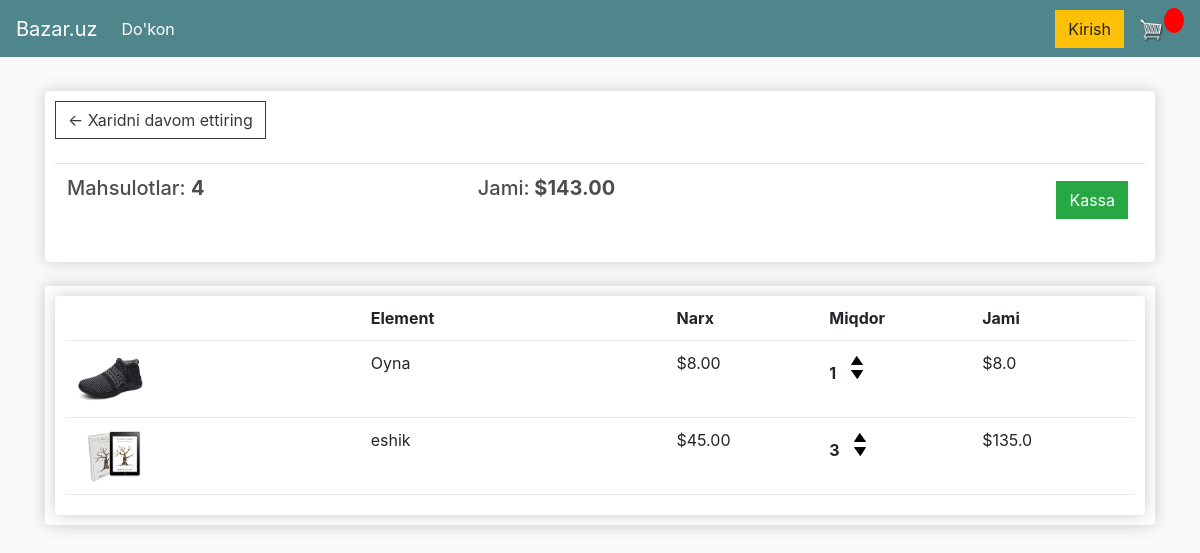
The app's page /cart/ (signed in) with its own data.
### store/models.py (models this page shows, shortened)
class Order(models.Model):
    customer = models.ForeignKey(Customer, on_delete = models.SET_NULL, null=True, blank=True)
    date_ordered = models.DateTimeField(auto_now_add=True)
    complete = models.BooleanField(default=False)
    transaction_id = models.CharField(max_length=200, null=True)
    @property
    def get_cart_total(self):
        orderitems = self.orderitem_set.all()
        total = sum([item.get_total for item in orderitems ])
        return total
    @property
    def get_cart_items(self):
        orderitems = self.orderitem_set.all()
        total = sum([item.quantity for item in orderitems ])
        return total

class OrderItem(models.Model):
    product =  models.ForeignKey(Product, on_delete = models.SET_NULL, null=True)
    order =  models.ForeignKey(Order, on_delete = models.SET_NULL, null=True)
    quantity = models.IntegerField(default=0, null=True, blank=True)
    date_added = models.DateTimeField(auto_now_add=True)
    @property
    def get_total(self):
        total = self.product.price * self.quantity
        return total

class Product(models.Model):
    name = models.CharField(max_length=200)
    price = models.FloatField()
    digital = models.BooleanField(default=False, null=True, blank=True)
    image = models.ImageField(null=True, blank=True)
    @property
    def imageURL(self):
        try:
            url = self.image.url
        except:
            url=''
        return url

### store/views.py (the view)
# urls.py: path('cart/', views.cart, name = 'cart'),
def cart(request):
    if request.user.is_authenticated:
        customer = request.user.customer
        order, created = Order.objects.get_or_create(customer=customer, complete=False)
        items = order.orderitem_set.all()
    else:
        items=[]
        order = {'get_cart_total':0, 'get_cart_items':0}
    context = {'items':items, 'order':order}
    return render(request, "store/cart.html", context)

### store/templates/store/cart.html
{% extends 'store/main.html' %}
{% load static %}
{% block content %}
<div class="row">
	<div class="col-lg-12">
		<div class="box-element">
            <a  class="btn btn-outline-dark" href="{% url 'store' %}">&#x2190; Xaridni davom ettiring</a>
            <br>
            <br>
            <table class="table">
                <tr>
                    <th><h5>Mahsulotlar: <strong>{{order.get_cart_items }}</strong></h5></th>
                    <th><h5>Jami:<strong> ${{order.get_cart_total |floatformat:2 }}</strong></h5></th>
                    <th>
                        <a  style="float:right; margin:5px;" class="btn btn-success" href="{% url 'checkout' %}">Kassa</a>
                    </th>
                </tr>
            </table>
        </div>
		<br>
		<div class="box-element">
            <div class="box-element">
                <div class="cart-row">
                    <div style="flex:2"></div>
                    <div style="flex:2"><strong>Element</strong></div>
                    <div style="flex:1"><strong>Narx</strong></div>
                    <div style="flex:1"><strong>Miqdor</strong></div>
                    <div style="flex:1"><strong>Jami</strong></div>
                </div>
                {% for item in items %}
                <div class="cart-row">
                    <div style="flex:2"><img class="row-image" src="{{ item.product.imageURL }}"></div>
                    <div style="flex:2"><p>{{ item.product.name }}</p></div>
                    <div style="flex:1"><p>${{ item.product.price | floatformat:2 }}</p></div>
                    <div style="flex:1">
                        <p class="quantity">{{item.quantity}}</p>
                        <div class="quantity">
                            <img data-product="{{item.product.id}}" data-action="add" class="chg-quantity update-cart" src="{% static  'images/arrow-up.png' %}">
							<img data-product="{{item.product.id}}" data-action="remove" class="chg-quantity update-cart" src="{% static  'images/arrow-down.png' %}">
                        </div>
                    </div>
                    <div style="flex:1"><p>${{ item.get_total }}</p></div>
                </div>
                {% endfor %}
		</div>
	</div>
</div>
{% endblock content %}

### static/css/main.css (style rules this page uses)
body { background-color: hsl(0, 0%, 98%); }
h1,h2,h3,h4,h5,h6 { color:hsl(0, 0%, 30%); }
.box-element { box-shadow:hsl(0, 0%, 80%) 0 0 16px; background-color: #fff; border-radius: 4px; padding: 10px; }
.col-lg-4, .col-lg-6, .col-lg-8, .col-lg-12 { margin-top: 10px; }
.btn { border-radius: 0; }
.row-image { width: 100px; }
.cart-row { display: flex; align-items: flex-stretch; padding-bottom: 10px; margin-bottom: 10px; border-bottom: 1px solid #ececec; }
.quantity { display: inline-block; font-weight: 700; padding-right:10px; }
.chg-quantity { width: 12px; cursor: pointer; display: block; margin-top: 5px; transition:.1s; }

### records on screen
Order: get_cart_items "4", get_cart_total "143.00"
OrderItem: product.imageURL (picture), product.name "Oyna", product.price "8.00", quantity "1", get_total "8.0"
OrderItem: product.imageURL (picture), product.name "eshik", product.price "45.00", quantity "3", get_total "135.0"
